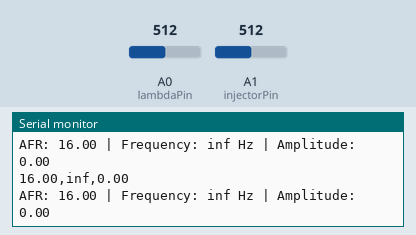
A sketch run on a simulated Arduino Uno, built with avr-gcc and run on an emulated ATmega328P. Parts: the last lines printed to the serial monitor. The test bench sets the inputs (shaded band); at power-on: A0 (lambdaPin) = 512, A1 (injectorPin) = 512.

Above: at 1.2 s.
1.3 s: A0 (lambdaPin) set to 122
At 2.3 s:
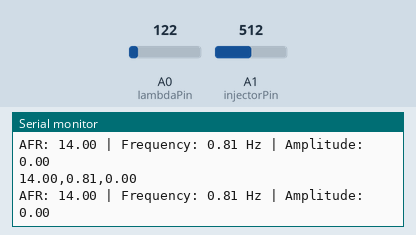
3.3 s: A0 (lambdaPin) set to 306
At 4.3 s:
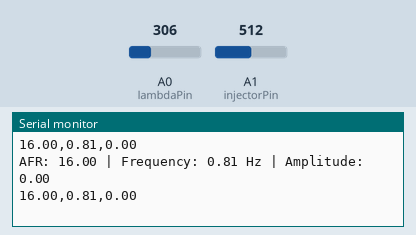
Timing chart, 0 to 6.3 s (numbered marks = the images above; inputs shaded):
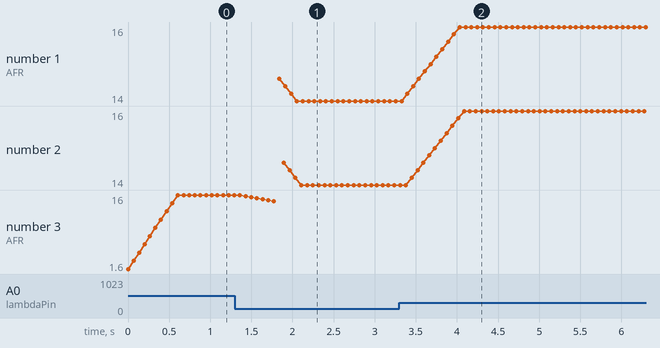

The sketch:

simple_lambda.ino
```cpp
// Define analog pins for lambda probe and injector signals
const int lambdaPin = A0;
const int injectorPin = A1;

// Define voltage range for lambda probe signal
const float lambdaMin = 0.1;
const float lambdaMax = 0.9;

// Define voltage range for injector signal
const float injectorMin = 0;
const float injectorMax = 5;

// Define ideal stoichiometric ratio for gasoline engines
const float stoichRatio = 14.7;

// Define threshold value for AFR crossing stoichiometric point
const float threshold = 0.05;

// Define filter window size for moving average
const int windowSize = 10;

// Define variables for storing sensor readings
float lambdaVoltage = 0;
float injectorVoltage = 0;
float AFR = 0;

// Define variables for storing filtered values
float lambdaFiltered = 0;
float injectorFiltered = 0;
float AFRFiltered = 0;

// Define arrays for storing window values
float lambdaWindow[windowSize];
float injectorWindow[windowSize];
float AFRWindow[windowSize];

// Define variables for storing previous values
float lambdaPrev = 0;
float injectorPrev = 0;
float AFRPrev = 0;

// Define variables for storing oscillation parameters
float period = 0;
float dutyCycle = 0;
float frequency = 0;
float amplitude = 0;

// Define variables for storing timer values
unsigned long startTime = 0;
unsigned long endTime = 0;
unsigned long highTime = 0;
unsigned long lowTime = 0;

// Define variables for storing state values
bool highState = false;
bool lowState = false;
bool risingEdge = false;
bool fallingEdge = false;

void setup() {
  // Initialize serial communication at 9600 baud rate
  Serial.begin(9600);

  // Initialize window arrays with zero values
  for (int i = 0; i < windowSize; i++) {
    lambdaWindow[i] = 0;
    injectorWindow[i] = 0;
    AFRWindow[i] = 0;
  }
}

void loop() {
  // Read analog values from lambda probe and injector pins
  lambdaVoltage = analogRead(lambdaPin) * (5.0 / 1023.0);
  injectorVoltage = analogRead(injectorPin) * (5.0 / 1023.0);

  // Calculate AFR from lambda probe voltage using linear interpolation
  AFR = map(lambdaVoltage, lambdaMin, lambdaMax, stoichRatio * (1 + threshold), stoichRatio * (1 - threshold));

  // Apply moving average filter to smooth out noise in sensor readings
  lambdaFiltered = movingAverage(lambdaVoltage, lambdaWindow);
  injectorFiltered = movingAverage(injectorVoltage, injectorWindow);
  AFRFiltered = movingAverage(AFR, AFRWindow);

  // Detect rising and falling edges of AFR crossing stoichiometric point
  risingEdge = (AFRPrev < stoichRatio) && (AFRFiltered >= stoichRatio);
  fallingEdge = (AFRPrev > stoichRatio) && (AFRFiltered <= stoichRatio);

  // Measure period and duty cycle of AFR oscillation using timer
  if (risingEdge) {
    // Start timer at rising edge
    startTime = millis();
    // Reset low state flag
    lowState = false;
    // Set high state flag
    highState = true;
  }
  else if (fallingEdge) {
    // Stop timer at falling edge
    endTime = millis();
    // Calculate period as difference between start and end times
    period = (endTime - startTime) / 1000.0;
    // Calculate high time as difference between end and low times
    highTime = (endTime - lowTime) / 1000.0;
    // Calculate duty cycle as ratio of high time to period
    dutyCycle = highTime / period;
    // Reset high state flag
    highState = false;
    // Set low state flag
    lowState = true;
  }
  else if (highState) {
    // Update low time at high state
    lowTime = millis();
  }

  // Calculate frequency and amplitude of AFR oscillation from period and duty cycle
  frequency = 1 / period;
  amplitude = stoichRatio * threshold * 2 * dutyCycle;

  // Display AFR, frequency, and amplitude values on serial monitor
  Serial.print("AFR: ");
  Serial.print(AFRFiltered, 2);
  Serial.print(" | Frequency: ");
  Serial.print(frequency, 2);
  Serial.print(" Hz | Amplitude: ");
  Serial.print(amplitude, 2);
  Serial.println();

  // Plot AFR, frequency, and amplitude values on serial plotter
  Serial.print(AFRFiltered);
  Serial.print(",");
  Serial.print(frequency);
  Serial.print(",");
  Serial.println(amplitude);

  // Update previous values with current values
  lambdaPrev = lambdaFiltered;
  injectorPrev = injectorFiltered;
  AFRPrev = AFRFiltered;
}

// Function to calculate moving average of a sensor reading using a window array
float movingAverage(float reading, float window[]) {
  // Shift window values to the left by one position
  for (int i = 0; i < windowSize - 1; i++) {
    window[i] = window[i + 1];
  }
  // Add new reading to the rightmost position of the window
  window[windowSize - 1] = reading;

  // Calculate the sum of the window values
  float sum = 0;
  for (int i = 0; i < windowSize; i++) {
    sum += window[i];
  }

  // Return the average of the window values
  return sum / windowSize;
}
```

Measured:
- after the input at 1.3 s, the serial monitor: prints a new line after 0.13 s (image 1)
- after the input at 3.3 s, the serial monitor: prints a new line after 0.31 s (image 2)
- plotted number 3: 16 → 14.8 after the input at 1.3 s
